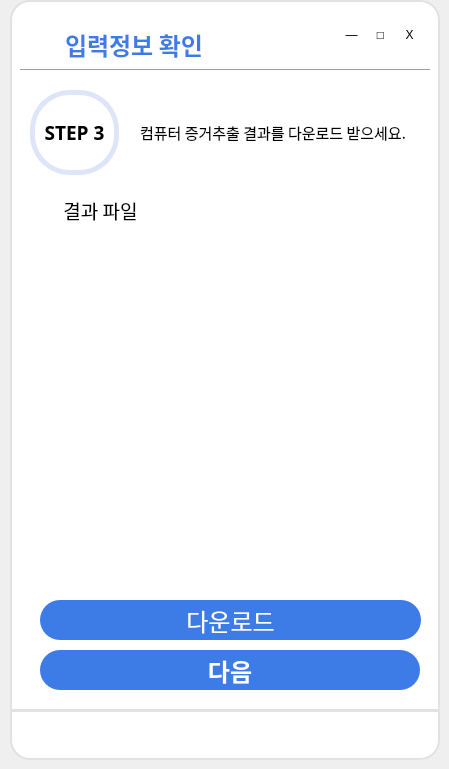
    <widget class="QWidget" name="page_8">
     <widget class="QPushButton" name="backBtn_step3">
      <property name="geometry">
       <rect>
        <x>30</x>
        <y>30</y>
        <width>30</width>
        <height>30</height>
       </rect>
      </property>
      <property name="cursor">
       <cursorShape>PointingHandCursor</cursorShape>
      </property>
      <property name="styleSheet">
       <string notr="true">background-color: rgb(255,255,255);
border-radius: 8px;</string>
      </property>
      <property name="text">
       <string/>
      </property>
      <property name="icon">
       <iconset>
        <normaloff>icons8-back-48.png</normaloff>icons8-back-48.png</iconset>
      </property>
      <property name="iconSize">
       <size>
        <width>30</width>
        <height>30</height>
       </size>
      </property>
     </widget>
     <widget class="QLabel" name="label_8">
      <property name="geometry">
       <rect>
        <x>65</x>
        <y>29</y>
        <width>141</width>
        <height>30</height>
       </rect>
      </property>
      <property name="font">
       <font>
        <family>나눔스퀘어 Bold</family>
        <pointsize>18</pointsize>
        <weight>75</weight>
        <bold>true</bold>
       </font>
      </property>
      <property name="styleSheet">
       <string notr="true">color: #3D7BE6;</string>
      </property>
      <property name="text">
       <string>입력정보 확인</string>
      </property>
     </widget>
     <widget class="QLabel" name="label_42">
      <property name="geometry">
       <rect>
        <x>140</x>
        <y>90</y>
        <width>271</width>
        <height>85</height>
       </rect>
      </property>
      <property name="font">
       <font>
        <family>나눔스퀘어</family>
        <pointsize>11</pointsize>
        <weight>50</weight>
        <bold>false</bold>
       </font>
      </property>
      <property name="text">
       <string>컴퓨터 증거추출 결과를 다운로드 받으세요.</string>
      </property>
     </widget>
     <widget class="QWidget" name="horizontalLayoutWidget_15">
      <property name="geometry">
       <rect>
        <x>340</x>
        <y>20</y>
        <width>81</width>
        <height>31</height>
       </rect>
      </property>
      <layout class="QHBoxLayout" name="horizontalLayout_31">
       <item>
        <widget class="QPushButton" name="minBtn_step3">
         <property name="styleSheet">
          <string notr="true">background-color: rgb(255,255,255);
border-radius: 8px;</string>
         </property>
         <property name="text">
          <string>―</string>
         </property>
        </widget>
       </item>
       <item>
        <widget class="QPushButton" name="maxBtn_step3">
         <property name="styleSheet">
          <string notr="true">background-color: rgb(255,255,255);
border-radius: 8px;</string>
         </property>
         <property name="text">
          <string>□</string>
         </property>
        </widget>
       </item>
       <item>
        <widget class="QPushButton" name="exitBtn_step3">
         <property name="styleSheet">
          <string notr="true">background-color: rgb(255,255,255);
border-radius: 8px;</string>
         </property>
         <property name="text">
          <string>X</string>
         </property>
        </widget>
       </item>
      </layout>
     </widget>
     <widget class="QLabel" name="label_40">
      <property name="geometry">
       <rect>
        <x>10</x>
        <y>0</y>
        <width>430</width>
        <height>711</height>
       </rect>
      </property>
      <property name="styleSheet">
       <string notr="true">background-color: rgb(255, 255, 255);
border-top-left-radius: 20px;
border-top-right-radius: 20px;
border: 2px solid #E2E2E2;</string>
      </property>
      <property name="text">
       <string/>
      </property>
     </widget>
     <widget class="Line" name="line_11">
      <property name="geometry">
       <rect>
        <x>20</x>
        <y>60</y>
        <width>410</width>
        <height>20</height>
       </rect>
      </property>
      <property name="styleSheet">
       <string notr="true">color: #E2E2E2;</string>
      </property>
      <property name="orientation">
       <enum>Qt::Horizontal</enum>
      </property>
     </widget>
     <widget class="QLabel" name="label_51">
      <property name="geometry">
       <rect>
        <x>30</x>
        <y>90</y>
        <width>89</width>
        <height>85</height>
       </rect>
      </property>
      <property name="font">
       <font>
        <family>나눔스퀘어 Bold</family>
        <pointsize>14</pointsize>
        <weight>75</weight>
        <bold>true</bold>
       </font>
      </property>
      <property name="styleSheet">
       <string notr="true">border-radius: 40;
border: 5px solid #DEE5F8;</string>
      </property>
      <property name="text">
       <string>STEP 3</string>
      </property>
      <property name="alignment">
       <set>Qt::AlignCenter</set>
      </property>
     </widget>
     <widget class="QPushButton" name="nextBtn_step3">
      <property name="geometry">
       <rect>
        <x>40</x>
        <y>650</y>
        <width>380</width>
        <height>40</height>
       </rect>
      </property>
      <property name="font">
       <font>
        <family>나눔스퀘어 Bold</family>
        <pointsize>18</pointsize>
        <weight>75</weight>
        <bold>true</bold>
       </font>
      </property>
      <property name="cursor">
       <cursorShape>PointingHandCursor</cursorShape>
      </property>
      <property name="styleSheet">
       <string notr="true">color: white;
background-color: #3D7BE6;
border-radius: 20px;</string>
      </property>
      <property name="text">
       <string>다음</string>
      </property>
     </widget>
     <widget class="QWidget" name="horizontalLayoutWidget_16">
      <property name="geometry">
       <rect>
        <x>14</x>
        <y>713</y>
        <width>421</width>
        <height>41</height>
       </rect>
      </property>
      <layout class="QHBoxLayout" name="horizontalLayout_5">
       <item>
        <widget class="QPushButton" name="homeBtn_main_4">
         <property name="cursor">
          <cursorShape>PointingHandCursor</cursorShape>
         </property>
         <property name="styleSheet">
          <string notr="true">background-color: white;
border-radius: 8px;</string>
         </property>
         <property name="text">
          <string/>
         </property>
         <property name="icon">
          <iconset>
           <normaloff>icons8-home-50.png</normaloff>icons8-home-50.png</iconset>
         </property>
         <property name="iconSize">
          <size>
           <width>30</width>
           <height>30</height>
          </size>
         </property>
        </widget>
       </item>
       <item>
        <widget class="QPushButton" name="temp1Btn_main_4">
         <property name="cursor">
          <cursorShape>PointingHandCursor</cursorShape>
         </property>
         <property name="styleSheet">
          <string notr="true">background-color: white;
border-radius: 8px;</string>
         </property>
         <property name="text">
          <string/>
         </property>
         <property name="icon">
          <iconset>
           <normaloff>icons8-menu-30.png</normaloff>icons8-menu-30.png</iconset>
         </property>
         <property name="iconSize">
          <size>
           <width>30</width>
           <height>30</height>
          </size>
         </property>
        </widget>
       </item>
       <item>
        <widget class="QPushButton" name="temp2Btn_main_4">
         <property name="cursor">
          <cursorShape>PointingHandCursor</cursorShape>
         </property>
         <property name="styleSheet">
          <string notr="true">background-color: white;
border-radius: 8px;</string>
         </property>
         <property name="text">
          <string/>
         </property>
         <property name="icon">
          <iconset>
           <normaloff>icons8-download-50.png</normaloff>icons8-download-50.png</iconset>
         </property>
         <property name="iconSize">
          <size>
           <width>30</width>
           <height>30</height>
          </size>
         </property>
        </widget>
       </item>
       <item>
        <widget class="QPushButton" name="temp3Btn_main_4">
         <property name="cursor">
          <cursorShape>PointingHandCursor</cursorShape>
         </property>
         <property name="styleSheet">
          <string notr="true">background-color: white;
border-radius: 8px;</string>
         </property>
         <property name="text">
          <string/>
         </property>
         <property name="icon">
          <iconset>
           <normaloff>icons8-settings-50.png</normaloff>icons8-settings-50.png</iconset>
         </property>
         <property name="iconSize">
          <size>
           <width>30</width>
           <height>30</height>
          </size>
         </property>
        </widget>
       </item>
      </layout>
     </widget>
     <widget class="QLabel" name="label_16">
      <property name="geometry">
       <rect>
        <x>10</x>
        <y>710</y>
        <width>430</width>
        <height>50</height>
       </rect>
      </property>
      <property name="styleSheet">
       <string notr="true">background-color: white;
border-bottom-left-radius: 20px;
border-bottom-right-radius: 20px;
border: 2px solid #E2E2E2;</string>
      </property>
      <property name="text">
       <string/>
      </property>
     </widget>
     <widget class="QLabel" name="label_37">
      <property name="geometry">
       <rect>
        <x>40</x>
        <y>190</y>
        <width>121</width>
        <height>41</height>
       </rect>
      </property>
      <property name="font">
       <font>
        <family>나눔스퀘어 Bold</family>
        <pointsize>14</pointsize>
       </font>
      </property>
      <property name="styleSheet">
       <string notr="true"/>
      </property>
      <property name="text">
       <string>결과 파일</string>
      </property>
      <property name="alignment">
       <set>Qt::AlignCenter</set>
      </property>
     </widget>
     <widget class="QPushButton" name="downAnalysisBtn_step3">
      <property name="geometry">
       <rect>
        <x>40</x>
        <y>600</y>
        <width>381</width>
        <height>40</height>
       </rect>
      </property>
      <property name="font">
       <font>
        <family>나눔스퀘어 Bold</family>
        <pointsize>18</pointsize>
       </font>
      </property>
      <property name="cursor">
       <cursorShape>PointingHandCursor</cursorShape>
      </property>
      <property name="styleSheet">
       <string notr="true">color: white;
background-color: #3D7BE6;
border-radius: 20px;</string>
      </property>
      <property name="text">
       <string>다운로드</string>
      </property>
     </widget>
     <widget class="QLabel" name="label_33">
      <property name="geometry">
       <rect>
        <x>20</x>
        <y>230</y>
        <width>401</width>
        <height>331</height>
       </rect>
      </property>
      <property name="text">
       <string/>
      </property>
      <property name="pixmap">
       <pixmap>캡처.PNG</pixmap>
      </property>
      <property name="scaledContents">
       <bool>true</bool>
      </property>
     </widget>
     <zorder>label_16</zorder>
     <zorder>label_40</zorder>
     <zorder>backBtn_step3</zorder>
     <zorder>label_8</zorder>
     <zorder>label_42</zorder>
     <zorder>horizontalLayoutWidget_15</zorder>
     <zorder>line_11</zorder>
     <zorder>label_51</zorder>
     <zorder>nextBtn_step3</zorder>
     <zorder>horizontalLayoutWidget_16</zorder>
     <zorder>label_37</zorder>
     <zorder>downAnalysisBtn_step3</zorder>
     <zorder>label_33</zorder>
    </widget>
